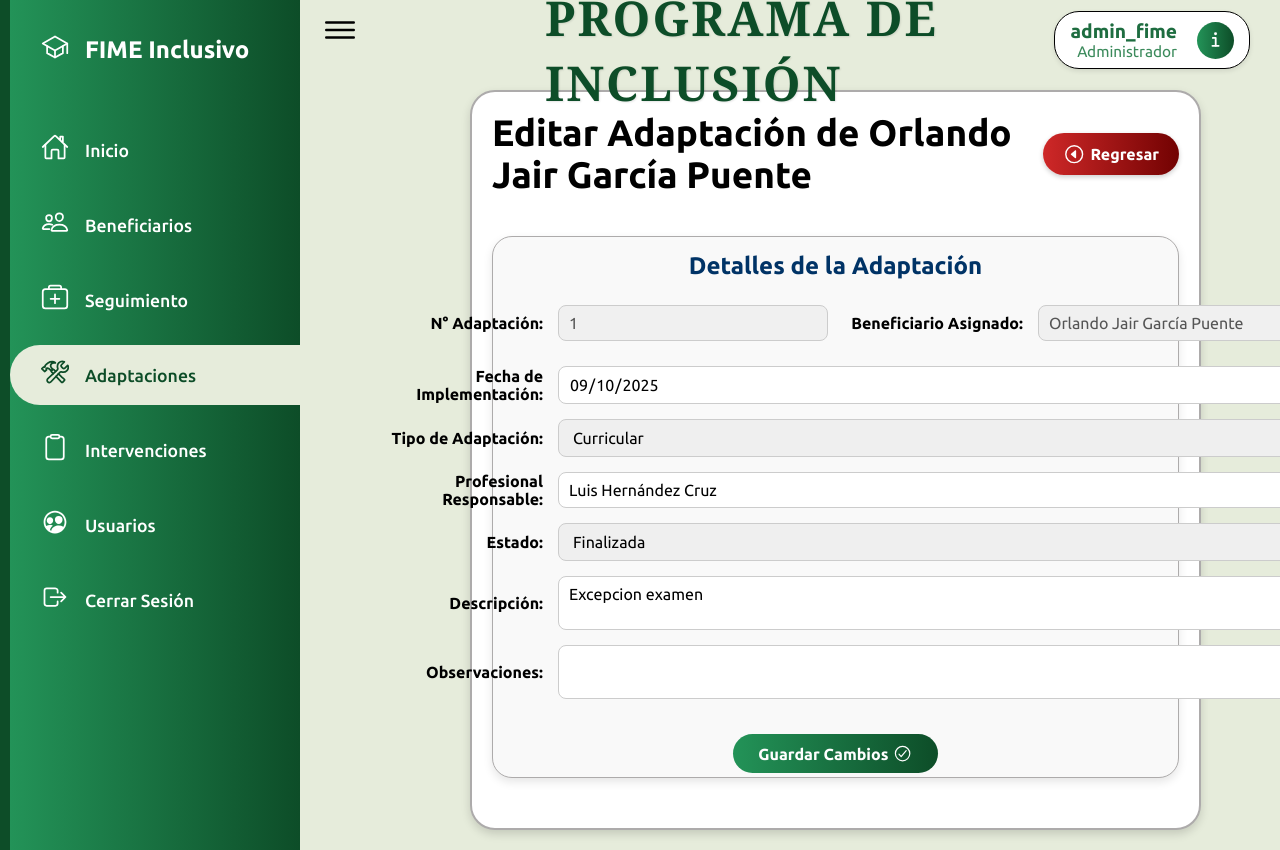
The page /modules/adaptaciones/editar_adaptaciones.php?id=1 (signed in) on the database its author committed.
### tables this page shows
CREATE TABLE `adaptaciones` (
  `id_adaptacion` int(11) NOT NULL,
  `beneficiario_id` int(11) NOT NULL,
  `profesional_id` int(11) DEFAULT NULL,
  `fecha_implementacion` date NOT NULL,
  `estado` enum('Pendiente','En progreso','Finalizada') DEFAULT 'Pendiente',
  `tipo_adaptacion` varchar(100) NOT NULL,
  `numero_adaptacion` int(10) UNSIGNED DEFAULT NULL,
  `descripcion` text NOT NULL,
  `observaciones` text DEFAULT NULL
);

### modules/adaptaciones/editar_adaptaciones.php (the view, shortened to what this page needs)
<?php
$user = $_SESSION['usuarioingresando'];
include '../../config/db.php';
$id_adaptacion = intval($_GET['id']);
$query = "SELECT a.*,
CONCAT(b.nombre, ' ', b.apellido_paterno, ' ', IFNULL(b.apellido_materno, '')) AS beneficiario_nombre
FROM adaptaciones a
INNER JOIN beneficiarios b ON b.id_beneficiario = a.beneficiario_id
WHERE a.id_adaptacion = ?";
$stmt = mysqli_prepare($conex, $query);
mysqli_stmt_bind_param($stmt, "i", $id_adaptacion);
mysqli_stmt_execute($stmt);
$result = mysqli_stmt_get_result($stmt);
$adaptacion = mysqli_fetch_assoc($result);
$beneficiario_id = $adaptacion['beneficiario_id'];
$beneficiario_nombre = $adaptacion['beneficiario_nombre'];
$profesionales = [];
$query = "SELECT id_profesional, nombre, apellido_paterno, apellido_materno
        FROM profesionales WHERE estado = 'Activo'";
$result = mysqli_query($conex, $query);
while ($row = mysqli_fetch_assoc($result)) {
    $nombre_completo = trim($row['nombre'] . ' ' . $row['apellido_paterno'] . ' ' . $row['apellido_materno']);
    $profesionales[] = [
        'id' => $row['id_profesional'],
        'nombre' => $nombre_completo
    ];
}
?>
<!DOCTYPE html>
<html lang="es">
<head>
    <link rel="stylesheet" href="../../assets/css/sidebar.css">
    <link rel="stylesheet" href="https://cdnjs.cloudflare.com/ajax/libs/font-awesome/5.15.4/css/all.min.css">
</head>
<body>
    <?php
    $currentPage = basename($_SERVER['PHP_SELF']);
    ?>
    <div class="container">
        <div class="navigation">
            <ul>
                <li>
                    <a href="#">
                        <span class="icon">
                            <ion-icon name="school-outline"></ion-icon>
                        </span>
                        <span class="title">FIME Inclusivo</span>
                    </a>
                </li>
                <li class="<?php echo ($currentPage == 'dashboard.php') ? 'active' : ''; ?>">
                    <a href="../../modules/auth/dashboard.php" data-tooltip="Inicio">
                        <span class="icon"><ion-icon name="home-outline"></ion-icon></span>
                        <span class="title">Inicio</span>
                    </a>
                </li>
                <?php
                $beneficiariosPages = ['index_beneficiarios.php', 'crear_beneficiarios.php', 'editar_beneficiarios.php', 'ver_beneficiarios.php'];
                ?>
                <li class="<?php echo in_array($currentPage, $beneficiariosPages) ? 'active' : ''; ?>">
                    <a href="../../modules/beneficiarios/index_beneficiarios.php" data-tooltip="Beneficiarios">
                        <span class="icon"><ion-icon name="people-outline"></ion-icon></span>
                        <span class="title">Beneficiarios</span>
                    </a>
                </li>
                <?php
                $diagnosticosPages = ['index_diagnosticos.php', 'crear_diagnosticos.php', 'editar_diagnosticos.php', 'historico_diagnosticos.php', 'ver_diagnosticos.php'];
                ?>
                <li class="<?php echo in_array($currentPage, $diagnosticosPages) ? 'active' : ''; ?>">
                    <a href="../../modules/diagnosticos/index_diagnosticos.php" data-tooltip="Diagnósticos">
                        <span class="icon"><ion-icon name="medkit-outline"></ion-icon></span>
                        <span class="title">Seguimiento</span>
                    </a>
                </li>
                <?php
                $adaptacionesPages = ['index_adaptaciones.php', 'crear_adaptaciones.php', 'editar_adaptaciones.php', 'historico_adaptaciones.php', 'ver_adaptaciones.php'];
                ?>
                <li class="<?php echo in_array($currentPage, $adaptacionesPages) ? 'active' : ''; ?>">
                    <a href="../../modules/adaptaciones/index_adaptaciones.php" data-tooltip="Adaptaciones">
                        <span class="icon"><ion-icon name="construct-outline"></ion-icon></span>
                        <span class="title">Adaptaciones</span>
                    </a>
                </li>
                <?php
                $intervencionesPages = ['index_intervenciones.php', 'crear_intervenciones.php', 'editar_intervenciones.php', 'historico_intervenciones.php', 'ver_intervenciones.php'];
                ?>
                <li class="<?php echo in_array($currentPage, $intervencionesPages) ? 'active' : ''; ?>">
                    <a href="../../modules/intervenciones/index_intervenciones.php" data-tooltip="Intervenciones">
                        <span class="icon"><ion-icon name="clipboard-outline"></ion-icon></span>
                        <span class="title">Intervenciones</span>
                    </a>
                </li>
                <?php
                if (isset($_SESSION['rol']) && $_SESSION['rol'] === 'Administrador') {
                    $usuariosPages = ['index_usuarios.php', 'crear_usuarios.php', 'editar_usuarios.php', 'ver_usuarios.php'];
                ?>
                    <li class="<?php echo in_array($currentPage, $usuariosPages) ? 'active' : ''; ?>">
                        <a href="../../modules/usuarios/index_usuarios.php" data-tooltip="Usuarios">
                            <span class="icon"><ion-icon name="people-circle-outline"></ion-icon></span>
                            <span class="title">Usuarios</span>
                        </a>
                    </li>
                <?php
                }
                ?>
                <li>
                    <a href="#" onclick="showLogoutModal()" data-tooltip="Cerrar Sesión">
                        <span class="icon">
                            <ion-icon name="log-out-outline"></ion-icon>
                        </span>
                        <span class="title">Cerrar Sesión</span>
                    </a>
                </li>
            </ul>
        </div>
    </div>
    <div class="main">
        <div class="topbar">
            <div class="toggle"><ion-icon name="menu-outline"></ion-icon></div>
            <h2 class="page-title">PROGRAMA DE INCLUSIÓN</h2>
            <div class="user-box">
                <div class="user-info">
                    <div class="user-name"><?php echo htmlspecialchars($user); ?></div>
                    <div class="user-role"><?php echo htmlspecialchars($_SESSION['rol']); ?></div>
                </div>
                <button class="info-btn" onclick="mostrarInfo()">
                    <ion-icon name="information-outline"></ion-icon>
                </button>
            </div>
        </div>
        <div class="diagnosticos-container" style="min-height: 85vh;">
            <div class="header-section">
                <h2 class="section-title">Editar Adaptación de <?php echo htmlspecialchars($beneficiario_nombre); ?></h2>
                <a href="historico_adaptaciones.php?id=<?php echo $beneficiario_id; ?>" class="btn-regresar">
                    <ion-icon name="caret-back-circle-outline"></ion-icon> Regresar
                </a>
            </div>
            <div class="form-pagination-container">
                <form id="editAdaptacionForm" action="actualizar_adaptacion.php" method="POST">
                    <div class="form-page is-active" data-page="1">
                        <h3>Detalles de la Adaptación</h3>
                        <div class="readonly-fields-group" style="display: flex; gap: 15px; margin-bottom: 10px;">
                            <label style="flex:1;"><span>N° Adaptación:</span>
                                <input type="text" value="<?php echo htmlspecialchars($adaptacion['numero_adaptacion']); ?>" readonly name="numero_adaptacion" tyle="background-color:#f0f0f0; font-weight: 700;">
                            </label>
                            <label style="flex:2;"><span>Beneficiario Asignado:</span>
                                <input type="text" value="<?php echo htmlspecialchars($beneficiario_nombre); ?>" readonly style="background-color:#f0f0f0;">
                            </label>
                        </div>
                        <label><span>Fecha de Implementación:</span>
                            <input type="date" name="fecha_implementacion" required value="<?php echo htmlspecialchars($adaptacion['fecha_implementacion']); ?>">
                        </label>
                        <label><span>Tipo de Adaptación:</span>
                            <select name="tipo_adaptacion" required>
                                <?php
                                $tipos = ["Curricular", "Evaluativa", "Infraestructura", "Tecnológica", "Material didáctico", "Otro"];
                                foreach ($tipos as $tipo) {
                                    $sel = ($adaptacion['tipo_adaptacion'] == $tipo) ? "selected" : "";
                                    echo "<option value='$tipo' $sel>$tipo</option>";
                                }
                                ?>
                            </select>
                        </label>
                        <label><span>Profesional Responsable:</span>
                            <input type="text"
                                name="profesional_asignado_nombre"
                                list="profesionales-list"
                                id="profesionalAsignadoNombre"
                                value="<?php
                                        foreach ($profesionales as $p) {
                                            if ($p['id'] == $adaptacion['profesional_id']) {
                                                echo htmlspecialchars($p['nombre']);
                                                break;
                                            }
                                        }
                                        ?>"
                                required>
                        </label>
                        <label><span>Estado:</span>
                            <select name="estado" required>
                                <?php
                                $estados = ["Pendiente", "En progreso", "Finalizada"];
                                foreach ($estados as $est) {
                                    $sel = ($adaptacion['estado'] == $est) ? "selected" : "";
                                    echo "<option value='$est' $sel>$est</option>";
                                }
                                ?>
                            </select>
                        </label>
                        <label><span>Descripción:</span>
                            <textarea name="descripcion" required><?php echo htmlspecialchars($adaptacion['descripcion']); ?></textarea>
                        </label>
                        <label><span>Observaciones:</span>
                            <textarea name="observaciones"><?php echo htmlspecialchars($adaptacion['observaciones']); ?></textarea>
                        </label>
                    </div>
                </form>
                <div class="pagination-buttons">
                    <button type="button" class="btn-pagination btn-next" id="updateAdaptacionBtn" style="margin-top: 20px;">
                        Guardar Cambios <ion-icon name="checkmark-circle-outline"></ion-icon>
                    </button>
                </div>
            </div>
        </div>
    </div>
</body>
</html>

### modules/adaptaciones/editar_adaptaciones.php (style rules this page uses)
.btn-regresar { background: linear-gradient(90deg, #ce2828, #720202) !important; border: none; color: white !important; font-weight: 600; cursor: pointer; text-decoration: none !important; display: flex !important; align-items: center; justify-content: center; gap: 5px; padding: 10px 20px; border-radius: 50px; box-shadow: 0 2px 5px rgba(0, 0, 0, 0.2); transition: all 0.3s; }
.btn-regresar ion-icon { color: white !important; font-size: 1.4em; }

### rows shown on the page
adaptaciones: numero_adaptacion "1", fecha_implementacion "09/10/2025", descripcion "Excepcion examen"

### other values the page prints
$user "admin_fime"
$_SESSION['rol'] "Administrador"
$beneficiario_nombre "Orlando Jair García Puente"
form field tipo_adaptacion "Curricular"
form field estado "Finalizada"
